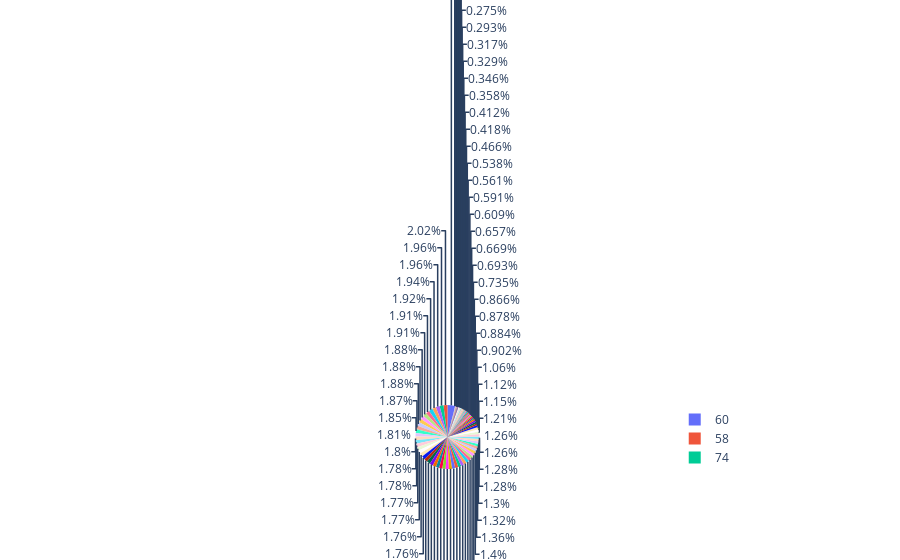

The cell this chart's notebook holds for it:
### Code cell
fig = px.pie(df_w, values='Date_Year', names='Data_Temperature_Avg_Temp')
fig.show()

### Figure 1 — Plotly figure (JSON) as saved in the notebook; plotly's stock layout.template omitted (floating-point values rounded to 4 significant figures; data arrays with more than 128 entries replaced by an {"elided": "..."} marker saying what was removed)
{"data": [{"domain": {"x": [0, 1], "y": [0, 1]}, "hovertemplate": "Data_Temperature_Avg_Temp=%{label}<br>Date_Year=%{value}<extra></extra>", "labels": {"elided": "16743 int values"}, "legendgroup": "", "name": "", "showlegend": true, "type": "pie", "values": {"elided": "16743 int values"}}], "layout": {"legend": {"tracegroupgap": 0}, "margin": {"t": 60}}}
